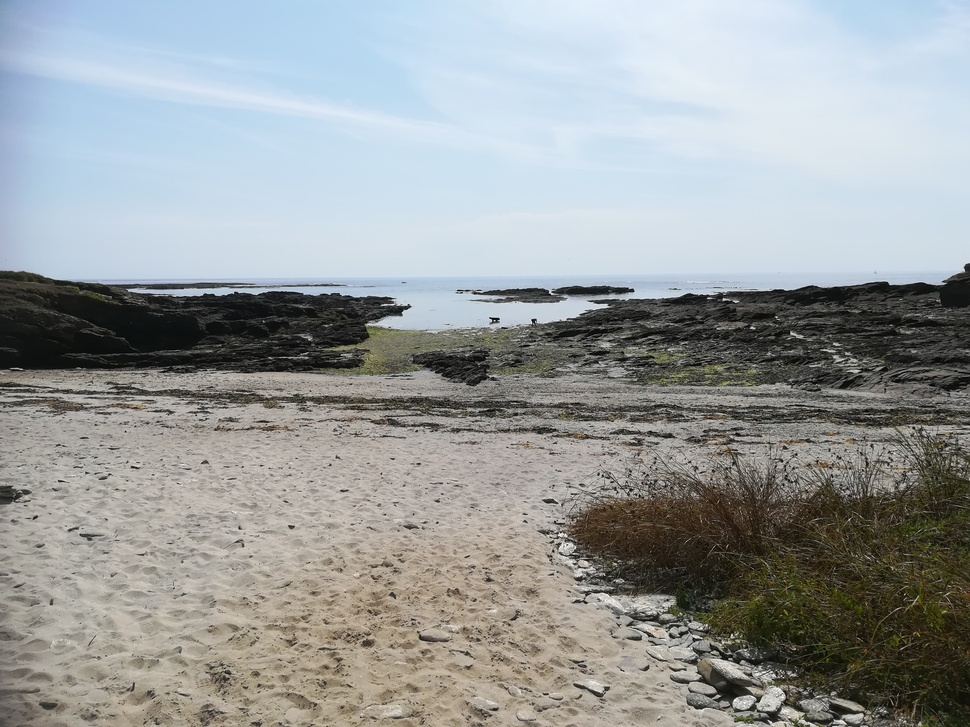
#> input picture images/13-photo.jpg, 970 x 727 px, shrunk from 3968 x 2976 before the run
$ python main.py
#> lines starting #> are read from the running program, lines starting #| are printed output that depends on the picture
#> further down, IMAGE is the input picture: PIL image 970x727 RGB; mean R, G, B 152.5, 156.8, 157.2
# -*- coding: utf-8 -*-
# le \ permet de continuer la ligne précédentes à la ligne suivantes
# les il signifie le programme

"""
with PIL.Image.open("path.ext") as img:
    img.resize((x, y)) # reformate img au format (x, y)
    img.save("path.ext") # sauvegarde le fichier avec le chemin et l'extension
    # donnée
    img.convert("mode") # change mode de l'image : RGB, RGBA, L(Noir et Blanc)
    img.rotate(a) # effectue une rotation de a° dans le sens anti-horair
    PIL.ImageOps.miror(img) # renvoie l'image avec la gauche à droite et la
    # droite à gauche
    PIL.ImageOps.flip(img) # revoie l'image retourner
    img.copy() # créer une copie
    PIL.ImageDraw.Draw(img).rectanle([(x1, y1), (x2, y2)]) # dessine un
    # rectangle de coordonnée x1, y1 pour le point en haut à gauche et x2, y2
    # pour le point en bas à droite
    PIL.ImageOps.expand(bird, border=a, fill="color") # agrandi l'image de a
    # pixels à gauche droite haut bas et rempli la zone de la couleur mise à la
    # place de color
    img.crop((a, b, c, d)) # rogne l'image tel que a est l'abscisse axe gauche,
    # b est l'ordonné de l'axe haut, c est l'abscisse de l'axe droite, d est
    # l'ordonné de l'axe en bas de la nouvelle image
    # changer la lumineusité
    img = PIL.ImageEnhance.Brightness(img).enhance(a) # a est une valeur
    # placer un filtre EMBOSS, BLUR, CONTOUR, DETAIL, EDGE_ENHANCE,
    # EDGE_ENHANCE_MORE, EMBOSS, FIND_EDGES, SMOOTH_MORE, SHARPEN
    img = img.filter(ImageFilter.EMBOSS)

# afficher une image sur une autre
# le programme charge les deux image
img1 = PIL.Image.open("path.ext")
img2 = PIL.Image.open("path.ext")
# affichage de l'image 2 sur l'image 1
img1.paste(img, (x, y)) # (x, y) sont les coordonnés du point en haut à gauche
# de l'endroit de où sera coller l'image 2

"""


import PIL


# [33 lines left out: functions symetrie_vertical, symetrie_horizontale, not called in this run]


def traitement_d_image(origin_image: PIL.Image.Image,
                       flipped: bool = False,
                       mirror: bool = False,
                       grey_nuance: bool = False,
                       negate: bool = False) -> PIL.Image.Image:
    """fonction qui fait les changements d'image que tu veux
    ----
    :pre:
        - origin_image est une instance de PIL.Image.Image
        - flipped est un bool
        - mirror est un bool
        - grey_nuance est un bool
        - negate est un bool
    :post:
        - new_img est une instance de PIL.Image.Image
    """
#> called with flipped = False, mirror = True, grey_nuance = False, negate = False

    # Assertion pre
    assert isinstance(origin_image, PIL.Image.Image), \
        "origin_image must be a instance of PIL.Image.Image, not {}" \
        .format(type(origin_image))
    assert isinstance(flipped, bool), \
        "flipped must be a bool, not {}".format(type(flipped))
    assert isinstance(mirror, bool), \
        "mirror must be a bool, not {}".format(type(mirror))
    assert isinstance(grey_nuance, bool), \
        "grey_nuance must be a bool, not {}".format(type(grey_nuance))
    assert isinstance(negate, bool), \
        "negate must be a bool, not {}".format(type(negate))

    # [26 lines left out: function valeur_gris, not called in this run]

    # le programme récupère la définition de l'image d'origin
    width, height = origin_image.size
#> width = 970; height = 727

    # le programme crée une nouvelle image de la même définition de celle
    # d'origine son mode est soit RGB soit L selon le fait que grey_nuance
    # soit True ou False
    # le programme utilise une condition ternaire, schéma ci-dessous:
    # (valeur_si_False, valeur_si_True)[condition]
    # attention, il faut que les deux valeurs soientt possible avant la
    # condition
    new_img = PIL.Image.new(("RGB", "L")[grey_nuance], (width, height))
#> new_img: PIL image 970x727 RGB; every value is 0

    for x in range(width):
        for y in range(height):
            # calcul de la couleur du nouveau pixel
            couleur = origin_image.getpixel((x, y))
            if negate:
                couleur = tuple(255 - i for i in origin_image.getpixel((x, y)))
            if grey_nuance:
                couleur = valeur_gris(couleur)
            position_x = (x, width - 1 - x)[mirror]
            position_y = (y, height - 1 - y)[flipped]
            position = (position_x, position_y)
            new_img.putpixel(position, couleur)
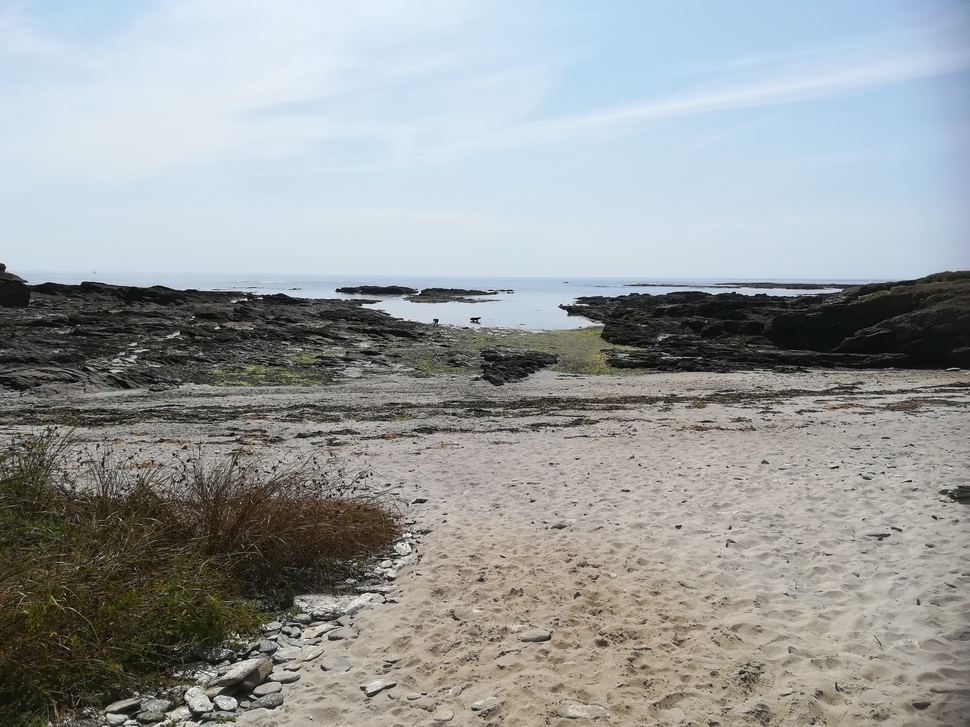
#> new_img: PIL image 970x727 RGB; mean R, G, B 152.5, 156.8, 157.2

    # Assertion post
    assert isinstance(new_img, PIL.Image.Image), \
        "new_img must be a instance of PIL.Image.Image, not {}"\
        .format(type(new_img))

    return new_img


IMAGE = PIL.Image.open("images/13-photo.jpg")
# IMAGE.show()

"""
# revoie l'image retourner
IMAGE2 = symetrie_horizontale(IMAGE)
IMAGE2.show()

# renvoie l'image avec la gauche à droite et la droite à gauche
IMAGE3 = symetrie_vertical(IMAGE)
IMAGE3.show()
"""

img2 = traitement_d_image(IMAGE, mirror=True)
img2.save("images/img2.jpg")

$ run again, with images/photo-flip.jpg copied over images/13-photo.jpg
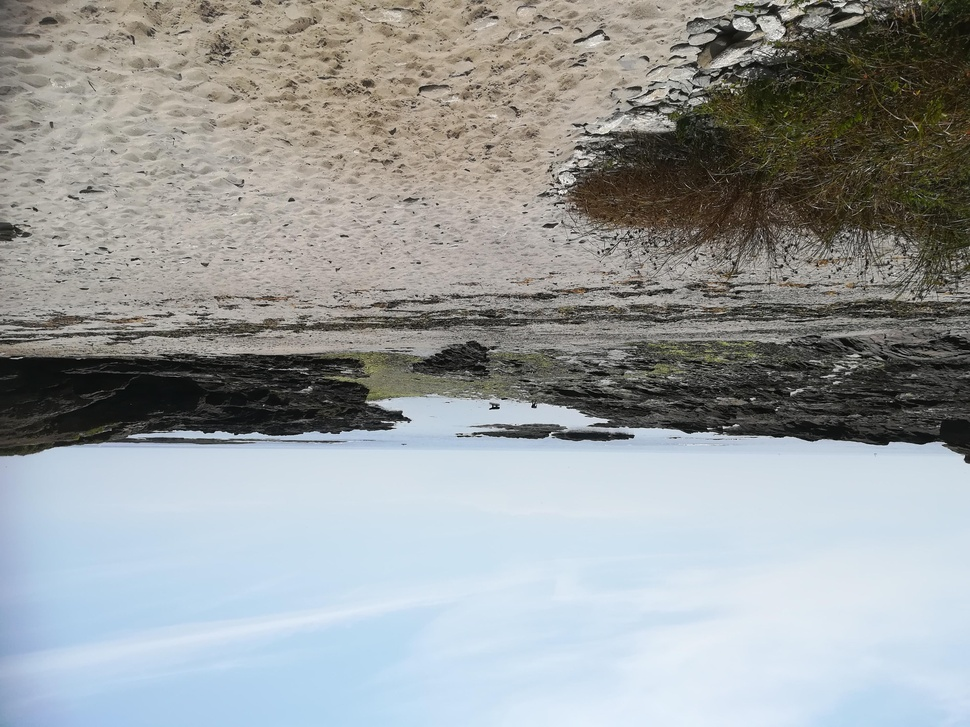
#> input picture images/photo-flip.jpg, 970 x 727 px, shrunk from 3968 x 2976 before the run
#> IMAGE is the input picture: PIL image 970x727 RGB; mean R, G, B 152.5, 156.7, 157.4
#> after the loop in traitement_d_image, `for x in range(width):`:
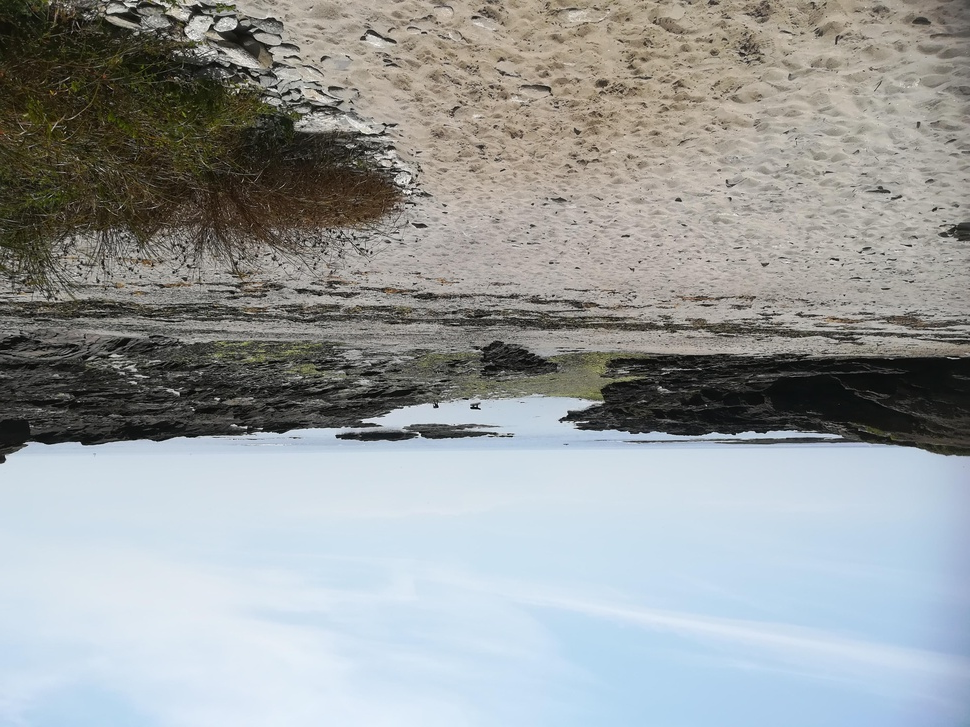
#> new_img: PIL image 970x727 RGB; mean R, G, B 152.5, 156.7, 157.4
